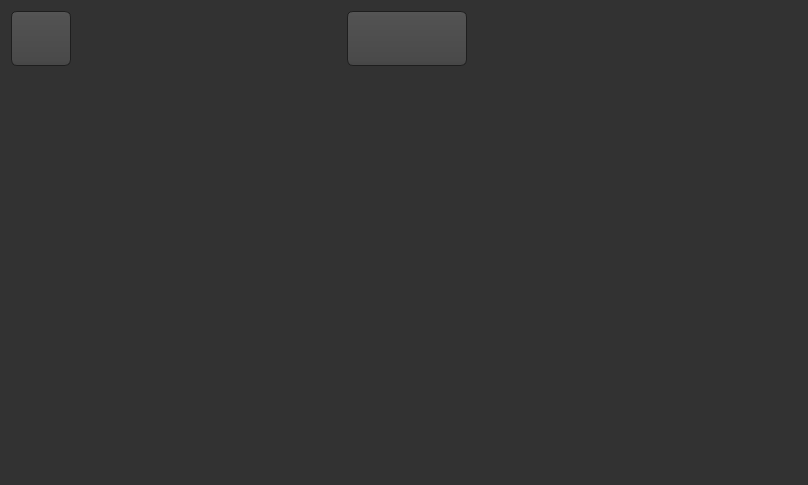
<?xml version="1.0" encoding="UTF-8"?>
<ui version="4.0">
 <class>windowGT</class>
 <widget class="QWidget" name="windowGT">
  <property name="geometry">
   <rect>
    <x>0</x>
    <y>0</y>
    <width>808</width>
    <height>485</height>
   </rect>
  </property>
  <property name="windowTitle">
   <string>Form</string>
  </property>
  <property name="styleSheet">
   <string notr="true">QToolTip
{
     border: 1px solid black;
     background-color: #ffa02f;
     padding: 1px;
     border-radius: 3px;
     opacity: 100;
}

QWidget
{
    color: #b1b1b1;
    background-color: #323232;
}

QWidget:item:hover
{
    background-color: QLinearGradient( x1: 0, y1: 0, x2: 0, y2: 1, stop: 0 #ffa02f, stop: 1 #ca0619);
    color: #000000;
}

QWidget:item:selected
{
    background-color: QLinearGradient( x1: 0, y1: 0, x2: 0, y2: 1, stop: 0 #ffa02f, stop: 1 #d7801a);
}

QMenuBar::item
{
    background: transparent;
}

QMenuBar::item:selected
{
    background: transparent;
    border: 1px solid #ffaa00;
}

QMenuBar::item:pressed
{
    background: #444;
    border: 1px solid #000;
    background-color: QLinearGradient(
        x1:0, y1:0,
        x2:0, y2:1,
        stop:1 #212121,
        stop:0.4 #343434/*,
        stop:0.2 #343434,
        stop:0.1 #ffaa00*/
    );
    margin-bottom:-1px;
    padding-bottom:1px;
}

QMenu
{
    border: 1px solid #000;
}

QMenu::item
{
    padding: 2px 20px 2px 20px;
}

QMenu::item:selected
{
    color: #000000;
}

QWidget:disabled
{
    color: #404040;
    background-color: #323232;
}

QAbstractItemView
{
    background-color: QLinearGradient( x1: 0, y1: 0, x2: 0, y2: 1, stop: 0 #4d4d4d, stop: 0.1 #646464, stop: 1 #5d5d5d);
}

QWidget:focus
{
    /*border: 2px solid QLinearGradient( x1: 0, y1: 0, x2: 0, y2: 1, stop: 0 #ffa02f, stop: 1 #d7801a);*/
}

QLineEdit
{
    background-color: QLinearGradient( x1: 0, y1: 0, x2: 0, y2: 1, stop: 0 #4d4d4d, stop: 0 #646464, stop: 1 #5d5d5d);
    padding: 1px;
    border-style: solid;
    border: 1px solid #1e1e1e;
    border-radius: 5;
}

QPushButton
{
    color: #b1b1b1;
    background-color: QLinearGradient( x1: 0, y1: 0, x2: 0, y2: 1, stop: 0 #565656, stop: 0.1 #525252, stop: 0.5 #4e4e4e, stop: 0.9 #4a4a4a, stop: 1 #464646);
    border-width: 1px;
    border-color: #1e1e1e;
    border-style: solid;
    border-radius: 6;
    padding: 3px;
    font-size: 12px;
    padding-left: 5px;
    padding-right: 5px;
}

QPushButton:pressed
{
    background-color: QLinearGradient( x1: 0, y1: 0, x2: 0, y2: 1, stop: 0 #2d2d2d, stop: 0.1 #2b2b2b, stop: 0.5 #292929, stop: 0.9 #282828, stop: 1 #252525);
}

QComboBox
{
    selection-background-color: #ffaa00;
    background-color: QLinearGradient( x1: 0, y1: 0, x2: 0, y2: 1, stop: 0 #565656, stop: 0.1 #525252, stop: 0.5 #4e4e4e, stop: 0.9 #4a4a4a, stop: 1 #464646);
    border-style: solid;
    border: 1px solid #1e1e1e;
    border-radius: 5;
}

QComboBox:hover,QPushButton:hover
{
    border: 2px solid QLinearGradient( x1: 0, y1: 0, x2: 0, y2: 1, stop: 0 #ffa02f, stop: 1 #d7801a);
}


QComboBox:on
{
    padding-top: 3px;
    padding-left: 4px;
    background-color: QLinearGradient( x1: 0, y1: 0, x2: 0, y2: 1, stop: 0 #2d2d2d, stop: 0.1 #2b2b2b, stop: 0.5 #292929, stop: 0.9 #282828, stop: 1 #252525);
    selection-background-color: #ffaa00;
}

QComboBox QAbstractItemView
{
    border: 2px solid darkgray;
    selection-background-color: QLinearGradient( x1: 0, y1: 0, x2: 0, y2: 1, stop: 0 #ffa02f, stop: 1 #d7801a);
}

QComboBox::drop-down
{
     subcontrol-origin: padding;
     subcontrol-position: top right;
     width: 15px;

     border-left-width: 0px;
     border-left-color: darkgray;
     border-left-style: solid; /* just a single line */
     border-top-right-radius: 3px; /* same radius as the QComboBox */
     border-bottom-right-radius: 3px;
 }

QComboBox::down-arrow
{
     image: url(:/down_arrow.png);
}

QGroupBox:focus
{
border: 2px solid QLinearGradient( x1: 0, y1: 0, x2: 0, y2: 1, stop: 0 #ffa02f, stop: 1 #d7801a);
}

QTextEdit:focus
{
    border: 2px solid QLinearGradient( x1: 0, y1: 0, x2: 0, y2: 1, stop: 0 #ffa02f, stop: 1 #d7801a);
}

QScrollBar:horizontal {
     border: 1px solid #222222;
     background: QLinearGradient( x1: 0, y1: 0, x2: 0, y2: 1, stop: 0.0 #121212, stop: 0.2 #282828, stop: 1 #484848);
     height: 7px;
     margin: 0px 16px 0 16px;
}

QScrollBar::handle:horizontal
{
      background: QLinearGradient( x1: 0, y1: 0, x2: 1, y2: 0, stop: 0 #ffa02f, stop: 0.5 #d7801a, stop: 1 #ffa02f);
      min-height: 20px;
      border-radius: 2px;
}

QScrollBar::add-line:horizontal {
      border: 1px solid #1b1b19;
      border-radius: 2px;
      background: QLinearGradient( x1: 0, y1: 0, x2: 1, y2: 0, stop: 0 #ffa02f, stop: 1 #d7801a);
      width: 14px;
      subcontrol-position: right;
      subcontrol-origin: margin;
}

QScrollBar::sub-line:horizontal {
      border: 1px solid #1b1b19;
      border-radius: 2px;
      background: QLinearGradient( x1: 0, y1: 0, x2: 1, y2: 0, stop: 0 #ffa02f, stop: 1 #d7801a);
      width: 14px;
     subcontrol-position: left;
     subcontrol-origin: margin;
}

QScrollBar::right-arrow:horizontal, QScrollBar::left-arrow:horizontal
{
      border: 1px solid black;
      width: 1px;
      height: 1px;
      background: white;
}

QScrollBar::add-page:horizontal, QScrollBar::sub-page:horizontal
{
      background: none;
}

QScrollBar:vertical
{
      background: QLinearGradient( x1: 0, y1: 0, x2: 1, y2: 0, stop: 0.0 #121212, stop: 0.2 #282828, stop: 1 #484848);
      width: 7px;
      margin: 16px 0 16px 0;
      border: 1px solid #222222;
}

QScrollBar::handle:vertical
{
      background: QLinearGradient( x1: 0, y1: 0, x2: 0, y2: 1, stop: 0 #ffa02f, stop: 0.5 #d7801a, stop: 1 #ffa02f);
      min-height: 20px;
      border-radius: 2px;
}

QScrollBar::add-line:vertical
{
      border: 1px solid #1b1b19;
      border-radius: 2px;
      background: QLinearGradient( x1: 0, y1: 0, x2: 0, y2: 1, stop: 0 #ffa02f, stop: 1 #d7801a);
      height: 14px;
      subcontrol-position: bottom;
      subcontrol-origin: margin;
}

QScrollBar::sub-line:vertical
{
      border: 1px solid #1b1b19;
      border-radius: 2px;
      background: QLinearGradient( x1: 0, y1: 0, x2: 0, y2: 1, stop: 0 #d7801a, stop: 1 #ffa02f);
      height: 14px;
      subcontrol-position: top;
      subcontrol-origin: margin;
}

QScrollBar::up-arrow:vertical, QScrollBar::down-arrow:vertical
{
      border: 1px solid black;
      width: 1px;
      height: 1px;
      background: white;
}


QScrollBar::add-page:vertical, QScrollBar::sub-page:vertical
{
      background: none;
}

QTextEdit
{
    background-color: #242424;
}

QPlainTextEdit
{
    background-color: #242424;
}

QHeaderView::section
{
    background-color: QLinearGradient(x1:0, y1:0, x2:0, y2:1, stop:0 #616161, stop: 0.5 #505050, stop: 0.6 #434343, stop:1 #656565);
    color: white;
    padding-left: 4px;
    border: 1px solid #6c6c6c;
}

QCheckBox:disabled
{
color: #414141;
}

QDockWidget::title
{
    text-align: center;
    spacing: 3px; /* spacing between items in the tool bar */
    background-color: QLinearGradient(x1:0, y1:0, x2:0, y2:1, stop:0 #323232, stop: 0.5 #242424, stop:1 #323232);
}

QDockWidget::close-button, QDockWidget::float-button
{
    text-align: center;
    spacing: 1px; /* spacing between items in the tool bar */
    background-color: QLinearGradient(x1:0, y1:0, x2:0, y2:1, stop:0 #323232, stop: 0.5 #242424, stop:1 #323232);
}

QDockWidget::close-button:hover, QDockWidget::float-button:hover
{
    background: #242424;
}

QDockWidget::close-button:pressed, QDockWidget::float-button:pressed
{
    padding: 1px -1px -1px 1px;
}

QMainWindow::separator
{
    background-color: QLinearGradient(x1:0, y1:0, x2:0, y2:1, stop:0 #161616, stop: 0.5 #151515, stop: 0.6 #212121, stop:1 #343434);
    color: white;
    padding-left: 4px;
    border: 1px solid #4c4c4c;
    spacing: 3px; /* spacing between items in the tool bar */
}

QMainWindow::separator:hover
{

    background-color: QLinearGradient(x1:0, y1:0, x2:0, y2:1, stop:0 #d7801a, stop:0.5 #b56c17 stop:1 #ffa02f);
    color: white;
    padding-left: 4px;
    border: 1px solid #6c6c6c;
    spacing: 3px; /* spacing between items in the tool bar */
}

QToolBar::handle
{
     spacing: 3px; /* spacing between items in the tool bar */
     background: url(:/images/handle.png);
}

QMenu::separator
{
    height: 2px;
    background-color: QLinearGradient(x1:0, y1:0, x2:0, y2:1, stop:0 #161616, stop: 0.5 #151515, stop: 0.6 #212121, stop:1 #343434);
    color: white;
    padding-left: 4px;
    margin-left: 10px;
    margin-right: 5px;
}

QProgressBar
{
    border: 2px solid grey;
    border-radius: 5px;
    text-align: center;
}

QProgressBar::chunk
{
    background-color: #d7801a;
    width: 2.15px;
    margin: 0.5px;
}

QTabBar::tab {
    color: #b1b1b1;
    border: 1px solid #444;
    border-bottom-style: none;
    background-color: #323232;
    padding-left: 10px;
    padding-right: 10px;
    padding-top: 3px;
    padding-bottom: 2px;
    margin-right: -1px;
}

QTabWidget::pane {
    border: 1px solid #444;
    top: 1px;
}

QTabBar::tab:last
{
    margin-right: 0; /* the last selected tab has nothing to overlap with on the right */
    border-top-right-radius: 3px;
}

QTabBar::tab:first:!selected
{
 margin-left: 0px; /* the last selected tab has nothing to overlap with on the right */


    border-top-left-radius: 3px;
}

QTabBar::tab:!selected
{
    color: #b1b1b1;
    border-bottom-style: solid;
    margin-top: 3px;
    background-color: QLinearGradient(x1:0, y1:0, x2:0, y2:1, stop:1 #212121, stop:.4 #343434);
}

QTabBar::tab:selected
{
    border-top-left-radius: 3px;
    border-top-right-radius: 3px;
    margin-bottom: 0px;
}

QTabBar::tab:!selected:hover
{
    /*border-top: 2px solid #ffaa00;
    padding-bottom: 3px;*/
    border-top-left-radius: 3px;
    border-top-right-radius: 3px;
    background-color: QLinearGradient(x1:0, y1:0, x2:0, y2:1, stop:1 #212121, stop:0.4 #343434, stop:0.2 #343434, stop:0.1 #ffaa00);
}

QRadioButton::indicator:checked, QRadioButton::indicator:unchecked{
    color: #b1b1b1;
    background-color: #323232;
    border: 1px solid #b1b1b1;
    border-radius: 6px;
}

QRadioButton::indicator:checked
{
    background-color: qradialgradient(
        cx: 0.5, cy: 0.5,
        fx: 0.5, fy: 0.5,
        radius: 1.0,
        stop: 0.25 #ffaa00,
        stop: 0.3 #323232
    );
}

QCheckBox::indicator{
    color: #b1b1b1;
    background-color: #323232;
    border: 1px solid #b1b1b1;
    width: 9px;
    height: 9px;
}

QRadioButton::indicator
{
    border-radius: 6px;
}

QRadioButton::indicator:hover, QCheckBox::indicator:hover
{
    border: 1px solid #ffaa00;
}

QCheckBox::indicator:checked
{
    image:url(:/images/checkbox.png);
}

QCheckBox::indicator:disabled, QRadioButton::indicator:disabled
{
    border: 1px solid #444;
}</string>
  </property>
  <layout class="QGridLayout" name="gridLayout">
   <item row="2" column="1">
    <widget class="QSplitter" name="uiTableSplitter">
     <property name="lineWidth">
      <number>3</number>
     </property>
     <property name="orientation">
      <enum>Qt::Vertical</enum>
     </property>
     <widget class="QWidget" name="gridLayoutWidget_3">
      <layout class="QGridLayout" name="uiGridView"/>
     </widget>
    </widget>
   </item>
   <item row="0" column="1">
    <layout class="QHBoxLayout" name="horizontalLayout_4">
     <item>
      <layout class="QHBoxLayout" name="horizontalLayout_9">
       <item>
        <widget class="QPushButton" name="uiPushButtonEndDiastolic">
         <property name="minimumSize">
          <size>
           <width>60</width>
           <height>55</height>
          </size>
         </property>
         <property name="maximumSize">
          <size>
           <width>60</width>
           <height>55</height>
          </size>
         </property>
         <property name="autoFillBackground">
          <bool>false</bool>
         </property>
         <property name="text">
          <string/>
         </property>
        </widget>
       </item>
       <item>
        <spacer name="horizontalSpacer">
         <property name="orientation">
          <enum>Qt::Horizontal</enum>
         </property>
         <property name="sizeHint" stdset="0">
          <size>
           <width>40</width>
           <height>20</height>
          </size>
         </property>
        </spacer>
       </item>
      </layout>
     </item>
     <item>
      <widget class="QPushButton" name="uiPushButtonFFR3D">
       <property name="minimumSize">
        <size>
         <width>120</width>
         <height>55</height>
        </size>
       </property>
       <property name="maximumSize">
        <size>
         <width>120</width>
         <height>55</height>
        </size>
       </property>
       <property name="text">
        <string/>
       </property>
      </widget>
     </item>
     <item>
      <layout class="QHBoxLayout" name="horizontalLayout_7">
       <item>
        <spacer name="horizontalSpacer_3">
         <property name="orientation">
          <enum>Qt::Horizontal</enum>
         </property>
         <property name="sizeType">
          <enum>QSizePolicy::Expanding</enum>
         </property>
         <property name="sizeHint" stdset="0">
          <size>
           <width>40</width>
           <height>20</height>
          </size>
         </property>
        </spacer>
       </item>
      </layout>
     </item>
    </layout>
   </item>
   <item row="1" column="1">
    <layout class="QHBoxLayout" name="horizontalLayout"/>
   </item>
  </layout>
 </widget>
 <resources/>
 <connections/>
</ui>
